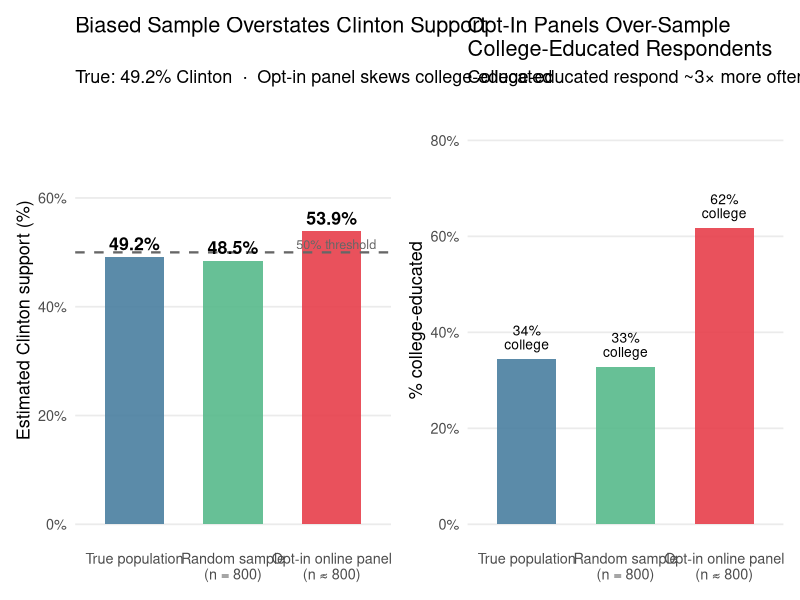
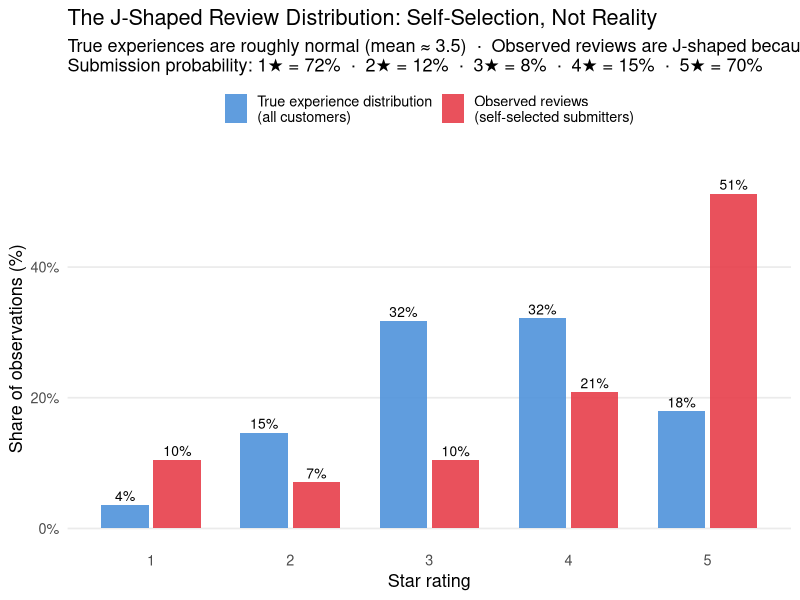
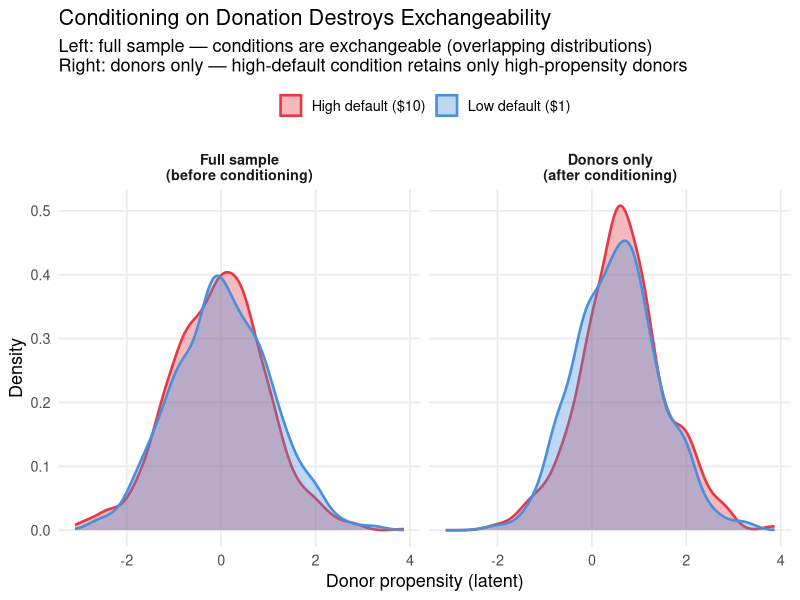
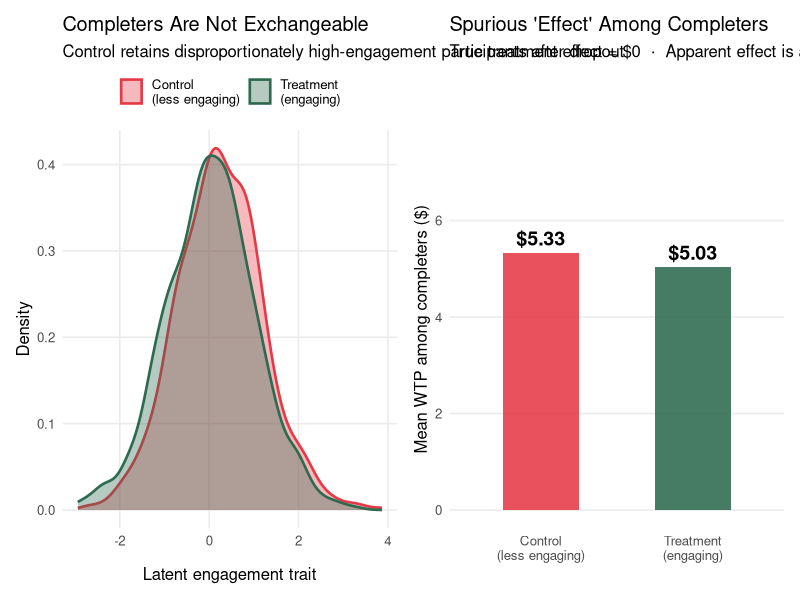
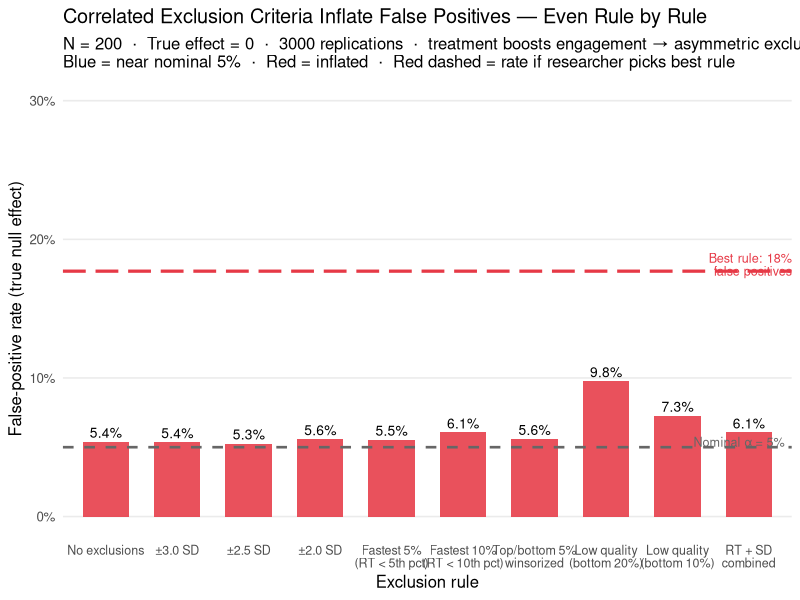

The R source for these figures, in order:
## ---- chunk 1
knitr::opts_chunk$set(
  echo    = TRUE,
  fig.width  = 9,
  fig.height = 5,
  fig.path   = "figs/",
  dev        = "svg"
)
dir.create("figs", recursive = TRUE, showWarnings = FALSE)
## ---- chunk 2
#| code-summary: "▶ Load required packages"
library(tidyverse)
library(ggplot2)
library(knitr)
library(scales)
library(patchwork)
set.seed(2025)
## ---- chunk 3
#| code-summary: "▶ Simulate: biased opt-in sample vs. random sample for election polling"

set.seed(2025)
N_pop <- 10000

# True population: 51% Trump, 49% Clinton
# College-educated: 35% of population; 65% Clinton-leaning among college-educated
# Non-college: 65% of population; 40% Clinton-leaning

pop <- tibble(
  college    = rbinom(N_pop, 1, 0.35),
  clinton    = ifelse(college == 1,
                      rbinom(N_pop, 1, 0.65),
                      rbinom(N_pop, 1, 0.40))
)
true_clinton <- mean(pop$clinton)

# Random sample: 800 participants drawn at random
rand_idx     <- sample(N_pop, 800)
rand_clinton <- mean(pop$clinton[rand_idx])

# Biased opt-in sample: college-educated 3× more likely to respond
response_prob <- ifelse(pop$college == 1, 0.15, 0.05)
responded     <- rbinom(N_pop, 1, response_prob) == 1
# Subsample to ~800 from those who responded
opt_in_idx    <- sample(which(responded), min(800, sum(responded)))
opt_clinton   <- mean(pop$clinton[opt_in_idx])

# College composition of each sample
college_pop     <- mean(pop$college)
college_rand    <- mean(pop$college[rand_idx])
college_opt     <- mean(pop$college[opt_in_idx])

results_df <- tibble(
  Sample      = factor(c("True population", "Random sample\n(n = 800)",
                          "Opt-in online panel\n(n ≈ 800)"),
                        levels = c("True population", "Random sample\n(n = 800)",
                                   "Opt-in online panel\n(n ≈ 800)")),
  Clinton_pct = c(true_clinton, rand_clinton, opt_clinton) * 100,
  College_pct = c(college_pop, college_rand, college_opt) * 100,
  Source      = c("truth", "random", "biased")
)

p_vote <- ggplot(results_df, aes(x = Sample, y = Clinton_pct, fill = Source)) +
  geom_col(width = 0.6, alpha = 0.88) +
  geom_hline(yintercept = 50, linetype = "dashed", color = "gray40", linewidth = 0.8) +
  geom_text(aes(label = sprintf("%.1f%%", Clinton_pct)),
            vjust = -0.5, size = 4.5, fontface = "bold") +
  annotate("text", x = 3.45, y = 51.5, label = "50% threshold",
           color = "gray40", size = 3.2, hjust = 1) +
  scale_fill_manual(values = c("truth" = "#457b9d", "random" = "#52b788",
                                "biased" = "#e63946"), guide = "none") +
  scale_y_continuous(limits = c(0, 75), labels = function(x) paste0(x, "%")) +
  labs(x = NULL, y = "Estimated Clinton support (%)",
       title = "Biased Sample Overstates Clinton Support",
       subtitle = paste0("True: ", sprintf("%.1f", true_clinton * 100),
                         "% Clinton  \u00b7  Opt-in panel skews college-educated")) +
  theme_minimal(base_size = 13) +
  theme(panel.grid.minor = element_blank(), panel.grid.major.x = element_blank())

p_college <- ggplot(results_df, aes(x = Sample, y = College_pct, fill = Source)) +
  geom_col(width = 0.6, alpha = 0.88) +
  geom_text(aes(label = sprintf("%.0f%%\ncollege", College_pct)),
            vjust = -0.4, size = 3.5, lineheight = 0.85) +
  scale_fill_manual(values = c("truth" = "#457b9d", "random" = "#52b788",
                                "biased" = "#e63946"), guide = "none") +
  scale_y_continuous(limits = c(0, 85), labels = function(x) paste0(x, "%")) +
  labs(x = NULL, y = "% college-educated",
       title = "Opt-In Panels Over-Sample\nCollege-Educated Respondents",
       subtitle = "College-educated respond ~3\u00d7 more often to online surveys") +
  theme_minimal(base_size = 13) +
  theme(panel.grid.minor = element_blank(), panel.grid.major.x = element_blank())

p_vote + p_college
## ---- chunk 4
#| code-summary: "▶ Simulate: J-shaped review distribution from normal true experiences"

set.seed(2025)
N_cust <- 50000

# True experience: roughly normal, clipped to 1–5
true_exp <- pmax(1, pmin(5, round(rnorm(N_cust, mean = 3.5, sd = 1.1))))

# Review submission probability by star rating
# Mirrors empirically observed patterns: high at extremes, low in middle
submit_prob <- c("1" = 0.72, "2" = 0.12, "3" = 0.08, "4" = 0.15, "5" = 0.70)
prob_vec    <- submit_prob[as.character(true_exp)]
submitted   <- rbinom(N_cust, 1, prob_vec) == 1
obs_exp     <- true_exp[submitted]

# Build plotting data
true_df <- tibble(stars = true_exp) |>
  count(stars) |>
  mutate(pct = n / sum(n), source = "True experience distribution\n(all customers)")

obs_df <- tibble(stars = obs_exp) |>
  count(stars) |>
  mutate(pct = n / sum(n), source = "Observed reviews\n(self-selected submitters)")

plot_df <- bind_rows(true_df, obs_df) |>
  mutate(source = factor(source,
    levels = c("True experience distribution\n(all customers)",
               "Observed reviews\n(self-selected submitters)")))

ggplot(plot_df, aes(x = factor(stars), y = pct, fill = source)) +
  geom_col(position = position_dodge(0.75), width = 0.68, alpha = 0.88) +
  geom_text(aes(label = sprintf("%.0f%%", pct * 100)),
            position = position_dodge(0.75), vjust = -0.4, size = 3.5) +
  scale_fill_manual(values = c(
    "True experience distribution\n(all customers)"  = "#4a90d9",
    "Observed reviews\n(self-selected submitters)"   = "#e63946"
  ), name = NULL) +
  scale_y_continuous(labels = percent_format(accuracy = 1), limits = c(0, 0.55)) +
  labs(x = "Star rating", y = "Share of observations (%)",
       title = "The J-Shaped Review Distribution: Self-Selection, Not Reality",
       subtitle = paste0(
         "True experiences are roughly normal (mean \u2248 3.5)  \u00b7  ",
         "Observed reviews are J-shaped because extreme raters disproportionately submit\n",
         "Submission probability: 1\u2605 = 72%  \u00b7  2\u2605 = 12%  \u00b7  ",
         "3\u2605 = 8%  \u00b7  4\u2605 = 15%  \u00b7  5\u2605 = 70%")) +
  theme_minimal(base_size = 13) +
  theme(panel.grid.minor = element_blank(), panel.grid.major.x = element_blank(),
        legend.position = "top")
## ---- chunk 5
#| code-summary: "▶ Simulate: two-stage donation experiment — exchangeable at stage 1, not at stage 2"

set.seed(2025)
N_don <- 2000

sim_don <- tibble(
  # True giving propensity: higher = more committed donor
  propensity    = rnorm(N_don, 0, 1),
  # Random assignment
  high_default  = rbinom(N_don, 1, 0.5),
  # Stage 1: probability of donating
  # High default raises threshold sharply: only committed donors (propensity > ~0.8) proceed
  p_donate      = plogis(propensity * 1.5 - 1.2 * high_default),
  donated       = rbinom(N_don, 1, p_donate),
  # Stage 2: amount, conditional on donating
  # True effect of high default on amount = $1.50 (anchoring)
  # But high donors have higher baseline propensity in high-default condition
  amount_latent = 5 + 1.5 * high_default + 2.0 * propensity + rnorm(N_don, 0, 1.5),
  amount        = ifelse(donated == 1, pmax(0.5, amount_latent), NA_real_)
)

# ── Balance: full sample (before conditioning) ───────────────────────────────
balance_full <- sim_don |>
  group_by(high_default) |>
  summarise(
    n           = n(),
    mean_prop   = round(mean(propensity), 3),
    pct_donate  = round(mean(donated) * 100, 1),
    .groups     = "drop"
  ) |>
  mutate(Condition = ifelse(high_default == 1, "High default ($10)", "Low default ($1)")) |>
  dplyr::select(Condition, n, `Mean propensity` = mean_prop,
                `% who donate` = pct_donate)

# ── Balance: donors only (after conditioning) ────────────────────────────────
donors <- sim_don |> filter(donated == 1)

balance_donors <- donors |>
  group_by(high_default) |>
  summarise(
    n           = n(),
    mean_prop   = round(mean(propensity), 3),
    mean_amount = round(mean(amount, na.rm = TRUE), 2),
    .groups     = "drop"
  ) |>
  mutate(Condition = ifelse(high_default == 1, "High default ($10)", "Low default ($1)")) |>
  dplyr::select(Condition, n, `Mean propensity (among donors)` = mean_prop,
                `Mean donation amount ($)` = mean_amount)

# ── Plot: propensity distribution by condition, full vs. donors ──────────────
plot_data <- bind_rows(
  sim_don |> mutate(subset = "Full sample\n(before conditioning)"),
  donors  |> mutate(subset = "Donors only\n(after conditioning)")
) |>
  mutate(
    Condition = ifelse(high_default == 1, "High default ($10)", "Low default ($1)"),
    subset    = factor(subset,
                  levels = c("Full sample\n(before conditioning)",
                             "Donors only\n(after conditioning)"))
  )

ggplot(plot_data, aes(x = propensity, fill = Condition, color = Condition)) +
  geom_density(alpha = 0.35, linewidth = 0.9) +
  facet_wrap(~subset, nrow = 1) +
  scale_fill_manual(values  = c("High default ($10)" = "#e63946",
                                 "Low default ($1)"   = "#4a90d9"), name = NULL) +
  scale_color_manual(values = c("High default ($10)" = "#e63946",
                                 "Low default ($1)"   = "#4a90d9"), name = NULL) +
  labs(x = "Donor propensity (latent)", y = "Density",
       title = "Conditioning on Donation Destroys Exchangeability",
       subtitle = paste0(
         "Left: full sample — conditions are exchangeable (overlapping distributions)\n",
         "Right: donors only — high-default condition retains only high-propensity donors")) +
  theme_minimal(base_size = 13) +
  theme(panel.grid.minor = element_blank(), legend.position = "top",
        strip.text = element_text(face = "bold"))
## ---- chunk 6
#| code-summary: "▶ Tables: balance before and after conditioning"
kable(balance_full,
      caption = "Balance check: full sample (before conditioning on donation)")
kable(balance_donors,
      caption = "Balance check: donors only (after conditioning) — propensity is no longer balanced")
## ---- chunk 7
#| code-summary: "▶ Simulate: differential attrition creates spurious treatment effect"

set.seed(2025)
N_att <- 1200  # initial enrollment per condition

# Each participant has a latent engagement level
# Treatment condition (more interesting): dropout prob = 12%
# Control condition (more boring): dropout prob = 32%, but dropout is not random —
#   low-engagement participants are more likely to drop out
sim_att <- tibble(
  condition  = rep(c("Treatment\n(engaging)", "Control\n(less engaging)"), each = N_att),
  engagement = rnorm(N_att * 2, 0, 1),  # latent engagement trait
  # Dropout probability: baseline + larger effect of low engagement in control
  p_dropout  = plogis(
    ifelse(condition == "Treatment\n(engaging)",
           -2.0 + (-0.3) * engagement,   # 12% average dropout; weak engagement effect
           -0.8 + (-0.8) * engagement)   # 32% average dropout; strong engagement effect
  ),
  dropped    = rbinom(N_att * 2, 1, p_dropout) == 1,
  # Outcome: truly no treatment effect; but engagement drives Y
  Y          = 5 + 0 * (condition == "Treatment\n(engaging)") + 1.5 * engagement + rnorm(N_att * 2)
)

completers <- sim_att |> filter(!dropped)

# Summary stats
att_summary <- sim_att |>
  group_by(condition) |>
  summarise(
    enrolled   = n(),
    completed  = sum(!dropped),
    dropout_pct = round(mean(dropped) * 100, 1),
    .groups = "drop"
  )

comp_summary <- completers |>
  group_by(condition) |>
  summarise(
    mean_engagement = round(mean(engagement), 3),
    mean_Y          = round(mean(Y), 2),
    .groups = "drop"
  )

# ── Plot ──────────────────────────────────────────────────────────────────────
p_engage <- ggplot(completers, aes(x = engagement, fill = condition, color = condition)) +
  geom_density(alpha = 0.35, linewidth = 0.9) +
  scale_fill_manual(values  = c("Treatment\n(engaging)" = "#2d6a4f",
                                 "Control\n(less engaging)" = "#e63946"), name = NULL) +
  scale_color_manual(values = c("Treatment\n(engaging)" = "#2d6a4f",
                                 "Control\n(less engaging)" = "#e63946"), name = NULL) +
  labs(x = "Latent engagement trait", y = "Density",
       title = "Completers Are Not Exchangeable",
       subtitle = "Control retains disproportionately high-engagement participants after dropout") +
  theme_minimal(base_size = 12) +
  theme(panel.grid.minor = element_blank(), legend.position = "top")

p_outcome <- ggplot(comp_summary,
                    aes(x = condition, y = mean_Y, fill = condition)) +
  geom_col(width = 0.5, alpha = 0.88) +
  geom_text(aes(label = sprintf("$%.2f", mean_Y)), vjust = -0.5, size = 5, fontface = "bold") +
  scale_fill_manual(values = c("Treatment\n(engaging)" = "#2d6a4f",
                                "Control\n(less engaging)" = "#e63946"), guide = "none") +
  scale_y_continuous(limits = c(0, 7.5)) +
  labs(x = NULL, y = "Mean WTP among completers ($)",
       title = "Spurious 'Effect' Among Completers",
       subtitle = "True treatment effect = $0  \u00b7  Apparent effect is a composition artifact") +
  theme_minimal(base_size = 12) +
  theme(panel.grid.minor = element_blank(), panel.grid.major.x = element_blank())

p_engage + p_outcome
## ---- chunk 8
#| code-summary: "▶ Table: attrition rates and completer characteristics by condition"
kable(left_join(att_summary, comp_summary, by = "condition"),
      col.names = c("Condition", "Enrolled", "Completed", "Dropout %",
                    "Mean engagement\n(completers)", "Mean WTP\n(completers)"),
      caption = "Attrition summary: differential dropout creates non-exchangeable completer samples")
## ---- chunk 9
#| code-summary: "▶ Simulate: false-positive rate across 10 exclusion rules (null effect)"

set.seed(2025)
n_sims_ex <- 3000
N_excl    <- 200
alpha_ex  <- 0.05

rule_labels <- c(
  "No exclusions",
  "\u00b13.0 SD",
  "\u00b12.5 SD",
  "\u00b12.0 SD",
  "Fastest 5%\n(RT < 5th pct)",
  "Fastest 10%\n(RT < 10th pct)",
  "Top/bottom 5%\nwinsorized",
  "Low quality\n(bottom 20%)",
  "Low quality\n(bottom 10%)",
  "RT + SD\ncombined"
)

sim_pvals <- replicate(n_sims_ex, {
  trt <- rep(0:1, each = N_excl / 2)

  # Baseline engagement trait: independent of treatment (individual difference)
  engagement <- rnorm(N_excl)

  # Treatment (eco-label) is more novel and interesting than the control task
  # → it BOOSTS engagement in the treatment condition by 0.5 SD.
  # H₀ is still true on Y: Y depends only on BASELINE engagement, not on the boost.
  engagement_boost <- 0.5
  effective_eng    <- engagement + engagement_boost * trt

  # Y (WTP): driven by baseline engagement, NOT by treatment directly
  Y  <- 0.65 * engagement + sqrt(1 - 0.65^2) * rnorm(N_excl)

  # RT and quality depend on EFFECTIVE engagement (including the boost).
  # Treatment group is more careful → slower RT, higher quality.
  # Applying pooled thresholds therefore excludes more control participants.
  rt      <- 5 + 3 * effective_eng + rnorm(N_excl, sd = 2.5)
  quality <- effective_eng + rnorm(N_excl, sd = 0.6)

  sapply(seq_along(rule_labels), function(k) {
    keep <- switch(k,
      "1"  = rep(TRUE, N_excl),
      "2"  = abs(scale(Y)) < 3.0,
      "3"  = abs(scale(Y)) < 2.5,
      "4"  = abs(scale(Y)) < 2.0,
      "5"  = rt > quantile(rt, 0.05),
      "6"  = rt > quantile(rt, 0.10),
      "7"  = { Y_w <- Y; Y_w[Y > quantile(Y, .95)] <- quantile(Y, .95)
               Y_w[Y < quantile(Y, .05)] <- quantile(Y, .05); rep(TRUE, N_excl) },
      "8"  = quality > quantile(quality, 0.20),
      "9"  = quality > quantile(quality, 0.10),
      "10" = rt > quantile(rt, 0.10) & abs(scale(Y)) < 2.5
    )
    Y_use <- if (k == 7) {
      Y_w <- Y; Y_w[Y > quantile(Y, .95)] <- quantile(Y, .95)
      Y_w[Y < quantile(Y, .05)] <- quantile(Y, .05); Y_w
    } else Y
    if (sum(keep) < 10) return(1)
    tryCatch(
      t.test(Y_use[keep & trt == 1], Y_use[keep & trt == 0])$p.value,
      error = function(e) 1
    )
  })
})  # sim_pvals is 10 × n_sims_ex

fp_per_rule  <- rowMeans(sim_pvals < alpha_ex)
fp_best_rule <- mean(apply(sim_pvals, 2, min) < alpha_ex)

excl_df <- tibble(
  rule    = factor(rule_labels, levels = rule_labels),
  fp_rate = fp_per_rule
)

p_excl <- ggplot(excl_df, aes(x = rule, y = fp_rate, fill = fp_rate > alpha_ex)) +
  geom_col(width = 0.65, alpha = 0.88) +
  geom_hline(yintercept = alpha_ex, linetype = "dashed", color = "gray40", linewidth = 0.9) +
  annotate("text", x = 10.5, y = alpha_ex + 0.004,
           label = "Nominal \u03b1 = 5%", color = "gray40", size = 3.2, hjust = 1) +
  annotate("segment", x = 0.4, xend = 10.6,
           y = fp_best_rule, yend = fp_best_rule,
           color = "#e63946", linewidth = 1.1, linetype = "longdash") +
  annotate("text", x = 10.6, y = fp_best_rule + 0.005,
           label = sprintf("Best rule: %.0f%%\nfalse positives", fp_best_rule * 100),
           color = "#e63946", size = 3.2, hjust = 1, lineheight = 0.85) +
  geom_text(aes(label = sprintf("%.1f%%", fp_rate * 100)),
            vjust = -0.4, size = 3.5) +
  scale_fill_manual(values = c("FALSE" = "#4a90d9", "TRUE" = "#e63946"), guide = "none") +
  scale_y_continuous(labels = percent_format(accuracy = 1), limits = c(0, 0.30)) +
  labs(x = "Exclusion rule", y = "False-positive rate (true null effect)",
       title = "Correlated Exclusion Criteria Inflate False Positives — Even Rule by Rule",
       subtitle = paste0(
         "N = ", N_excl, "  \u00b7  True effect = 0  \u00b7  ",
         n_sims_ex, " replications  \u00b7  treatment boosts engagement \u2192 asymmetric exclusion\n",
         "Blue = near nominal 5%  \u00b7  Red = inflated  \u00b7  Red dashed = rate if researcher picks best rule")) +
  theme_minimal(base_size = 12) +
  theme(panel.grid.minor = element_blank(), panel.grid.major.x = element_blank(),
        axis.text.x = element_text(size = 9, lineheight = 0.85))

p_excl
